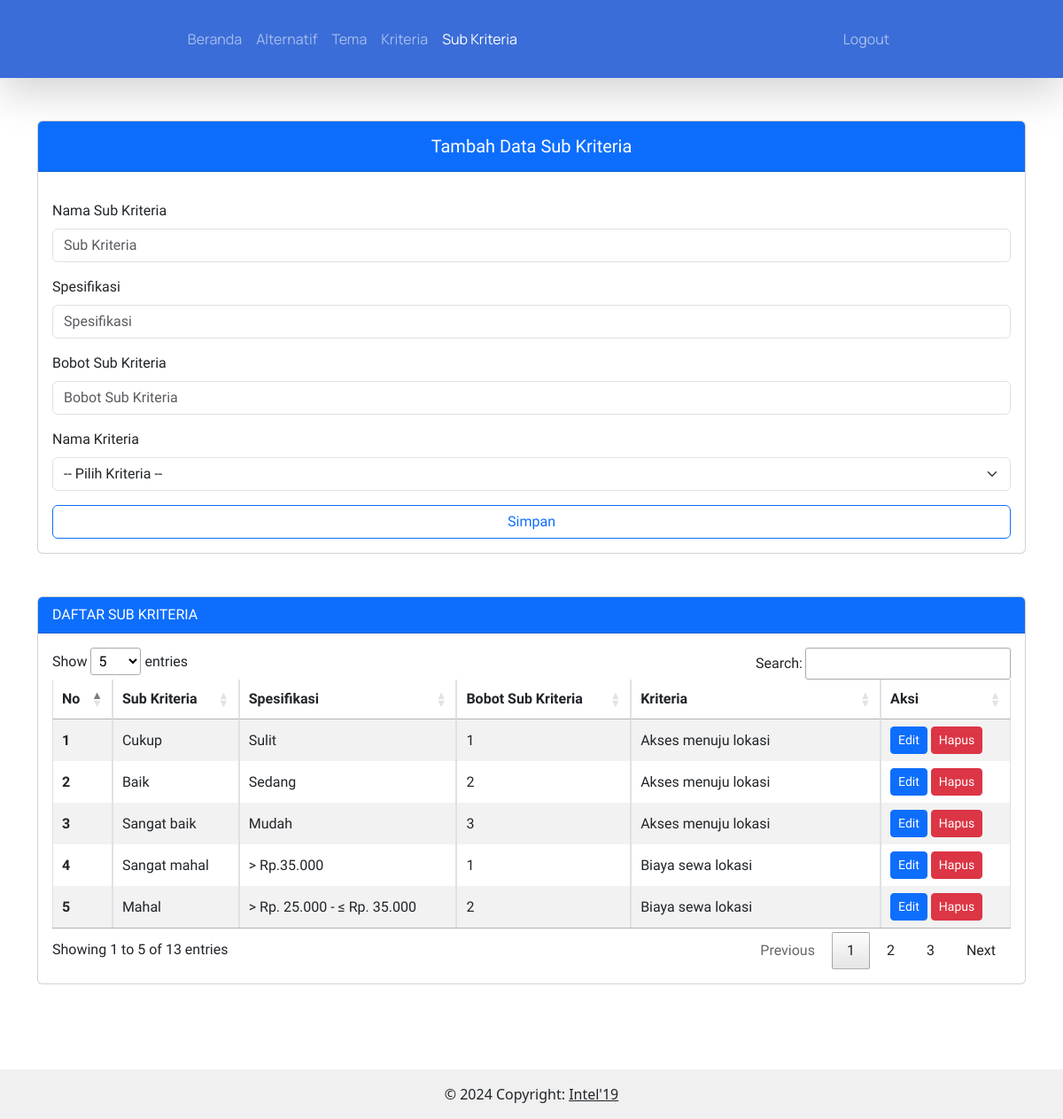
The app's page /admin/sub_kriteria.php (signed in) with its own data.
### tables this page shows
CREATE TABLE `sub_kriteria` (
  `id_sub_kriteria` int(5) NOT NULL,
  `nama_sub_kriteria` varchar(150) NOT NULL,
  `spesifikasi` varchar(30) NOT NULL,
  `bobot_sub_kriteria` int(11) NOT NULL,
  `f_id_kriteria` char(2) NOT NULL
);

CREATE TABLE `kriteria` (
  `id_kriteria` char(2) NOT NULL,
  `nama_kriteria` varchar(50) NOT NULL,
  `jenis_kriteria` varchar(30) NOT NULL,
  `bobot_kriteria` double(2,2) NOT NULL
);

### config.php (called while the page is built, shortened)
<?php
function connectDatabase()
{
    $conn = new mysqli(DB_HOST, DB_USERNAME, DB_PASSWORD, DB_NAME);
    return $conn;
}
?>

### admin/functions/sub_kriteria.php (called while the page is built, shortened)
<?php
require_once '../config.php';
class Sub_Kriteria{
    private $db;
    public function __construct()
    {
        $this->db = connectDatabase();
    }
    public function getSubKriteria()
    {
        return $this->db->query("SELECT sk.id_sub_kriteria,sk.nama_sub_kriteria,sk.spesifikasi,sk.bobot_sub_kriteria,k.id_kriteria,k.nama_kriteria,k.jenis_kriteria FROM sub_kriteria sk JOIN kriteria k ON sk.f_id_kriteria = k.id_kriteria ORDER BY sk.id_sub_kriteria DESC");
    }
}
$Sub_Kriteria = new Sub_Kriteria();
?>

### admin/sub_kriteria.php (the view, shortened to what this page needs)
<?php
require_once './header.php';
require_once './functions/sub_kriteria.php';
$data_SubKriteria = $Sub_Kriteria->getSubKriteria();
?>
<div class="container mb-5 pb-5" style="font-family: 'Prompt', sans-serif">
    <div class="row">
        <div class="d-xxl-flex">
            <div class="col-xxl-3 mb-xxl-3 mt-5">
                <div class="card">
                    <div class="card-header bg-primary">
                        <h5 class="text-center text-white pt-2 col-12 btn-outline-primary">
                            Tambah Data Sub Kriteria
                        </h5>
                    </div>
                    <form method="post" action="">
                        <div class="card-body">
                            <div class="mb-3 mt-3">
                                <label for="nama_sub_kriteria" class="form-label">Nama Sub Kriteria</label>
                                <input class="form-control" required name="nama_sub_kriteria" type="text"
                                    placeholder="Sub Kriteria" aria-label="default input example">
                            </div>
                            <div class="mb-3 mt-3">
                                <label for="spesifikasi" class="form-label">Spesifikasi</label>
                                <input class="form-control" required name="spesifikasi" type="text"
                                    placeholder="Spesifikasi" aria-label="default input example">
                            </div>
                            <div class="mb-3 mt-3">
                                <label for="bobot_sub_kriteria" class="form-label">Bobot Sub Kriteria</label>
                                <input class="form-control" required name="bobot_sub_kriteria" type="number"
                                    placeholder="Bobot Sub Kriteria" aria-label="default input example">
                            </div>
                            <div class="mb-3 mt-3">
                                <label for="id_kriteria" class="form-label">Nama Kriteria</label>
                                <select class="form-select" required id="id_kriteria" name="id_kriteria"
                                    aria-label="Default select example">
                                    <option value="">-- Pilih Kriteria --</option>
                                </select>
                            </div>
                            <button type="submit" name="simpan" class="btn col-12 btn-outline-primary">
                                Simpan
                            </button>
                        </div>
                    </form>
                </div>
            </div>
            <div class="col-xxl-9 ms-xxl-5 mt-5">
                <div class="card">
                    <div class="card-header bg-primary text-white">DAFTAR SUB KRITERIA</div>
                    <div class="card-body">
                        <div class="table-responsive">
                            <table class="table table-striped table-bordered nowrap" style="width:100%" id="table">
                                <thead>
                                    <tr>
                                        <th scope="col">No</th>
                                        <th scope="col">Sub Kriteria</th>
                                        <th scope="col">Spesifikasi</th>
                                        <th scope="col">Bobot Sub Kriteria</th>
                                        <th scope="col">Kriteria</th>
                                        <th scope="col">Aksi</th>
                                    </tr>
                                </thead>
                                <tbody class="table-group-divider">
                                    <?php foreach ($data_SubKriteria as $key => $sub_kriteria):?>
                                    <tr>
                                        <th scope="row"><?=$key+1;?></th>
                                        <td><?= $sub_kriteria['nama_sub_kriteria'];?></td>
                                        <td><?= $sub_kriteria['spesifikasi'];?></td>
                                        <td><?= $sub_kriteria['bobot_sub_kriteria'];?></td>
                                        <td><?= $sub_kriteria['nama_kriteria'];?></td>
                                        <td>
                                            <button type="button" class="btn btn-sm btn-primary" data-bs-toggle="modal"
                                                data-bs-target="#edit<?= $sub_kriteria['id_sub_kriteria'];?>">
                                                Edit
                                            </button>
                                            <button type="button" class="btn btn-sm btn-danger" data-bs-toggle="modal"
                                                data-bs-target="#hapus<?= $sub_kriteria['id_sub_kriteria'];?>">
                                                Hapus
                                            </button>
                                        </td>
                                    </tr>
                                    <?php endforeach;?>
                                </tbody>
                            </table>
                        </div>
                    </div>
                </div>
            </div>
        </div>
    </div>
    <?php foreach ($data_SubKriteria as $sub_kriteria):?>
</div>
<?php endforeach;?>
<?php
    require_once './footer.php';
?>

### records on screen
sub_kriteria: nama_sub_kriteria "Cukup", spesifikasi "Sulit", bobot_sub_kriteria "1", f_id_kriteria.nama_kriteria "Akses menuju lokasi"
sub_kriteria: nama_sub_kriteria "Baik", spesifikasi "Sedang", bobot_sub_kriteria "2", f_id_kriteria.nama_kriteria "Akses menuju lokasi"
sub_kriteria: nama_sub_kriteria "Sangat baik", spesifikasi "Mudah", bobot_sub_kriteria "3", f_id_kriteria.nama_kriteria "Akses menuju lokasi"
sub_kriteria: nama_sub_kriteria "Sangat mahal", spesifikasi "> Rp.35.000", bobot_sub_kriteria "1", f_id_kriteria.nama_kriteria "Biaya sewa lokasi"
sub_kriteria: nama_sub_kriteria "Mahal", spesifikasi "> Rp. 25.000 - ≤ Rp. 35.000", bobot_sub_kriteria "2", f_id_kriteria.nama_kriteria "Biaya sewa lokasi"
